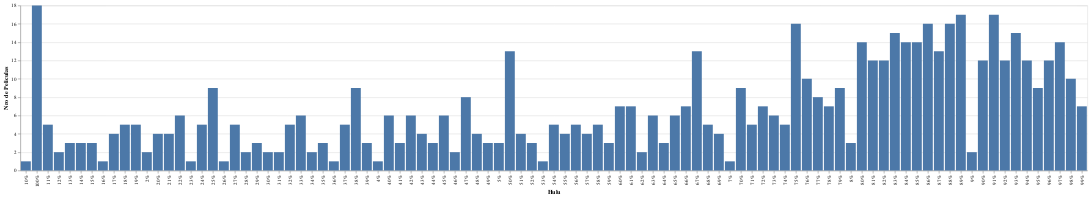

The notebook cell this image was saved under:
### Code cell
lista_hulu = movies.Hulu.tolist()
lista_RT = movies["Rotten Tomatoes"].tolist()
hulu_y_RT = []
for boolean in lista_hulu:
    if boolean == 1:
        hulu_y_RT.append(lista_RT[0])
        lista_RT.pop(0)
    else:
        lista_RT.pop(0)
hulu = pd.DataFrame({"Hulu":hulu_y_RT})
alt.Chart(hulu).mark_bar().encode(x="Hulu", y="count()").configure(countTitle="Nro de Peliculas")

### Figure 1 — Vega-Lite specification as saved in the notebook (floating-point values rounded to 4 significant figures; data arrays with more than 128 entries replaced by an {"elided": "..."} marker saying what was removed)
{"config": {"view": {"continuousWidth": 400, "continuousHeight": 300}, "countTitle": "Nro de Peliculas"}, "data": {"name": "data-d0a893b1d7453666c272654c3c7450c7"}, "mark": "bar", "encoding": {"x": {"type": "nominal", "field": "Hulu"}, "y": {"type": "quantitative", "aggregate": "count"}}, "$schema": "https://vega.github.io/schema/vega-lite/v4.8.1.json", "datasets": {"data-d0a893b1d7453666c272654c3c7450c7": {"elided": "637 records"}}}
